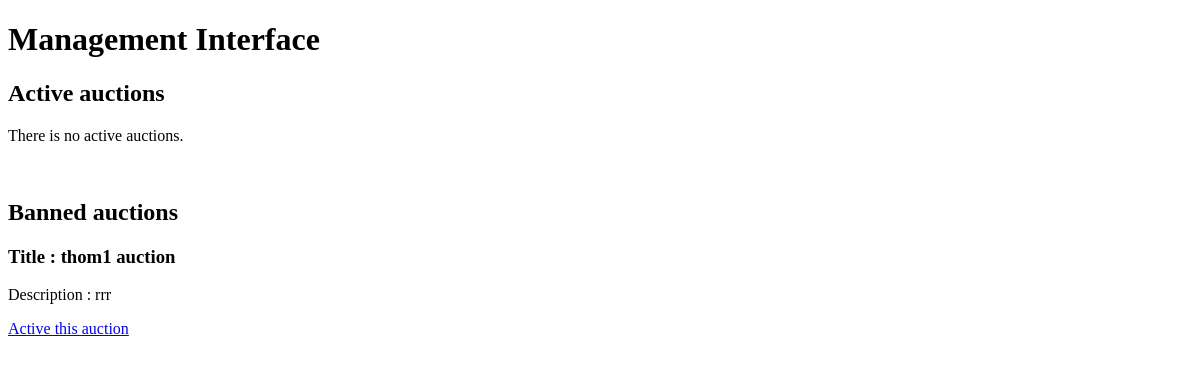
Page /yaasapp/manage_auctions (signed in) on the earlier database version.
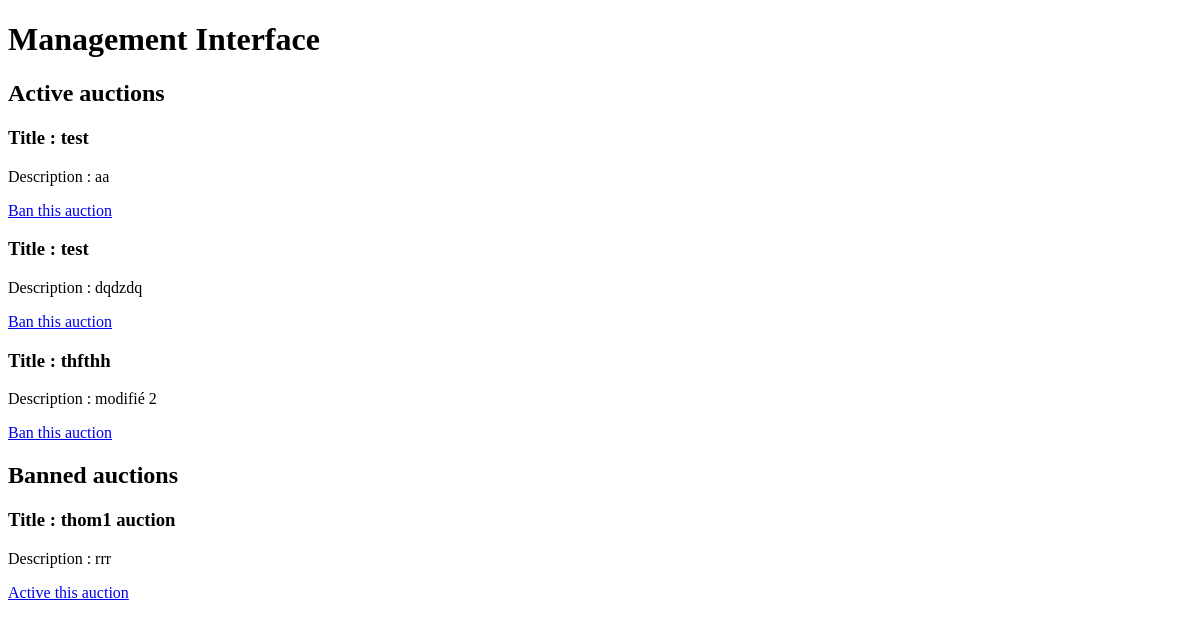
Same page on the later database version.
### yaasapp/models.py (models this page shows, shortened)
class Auction(models.Model):
    STATE = (
        ('ACTIVE', 'active'),
        ('BANNED', 'banned'),
        ('DUE', 'due'),
        ('ADJUCATED', 'adjudicated'),
        ('DEFAULT', 'default')
        ,
    )
    seller = models.ForeignKey(User, on_delete=models.CASCADE)
    title = models.CharField(max_length=60, blank=False)
    description = models.TextField(max_length=500, blank=False)
    min_price = models.FloatField(blank=False, default=1)
    state = models.CharField(max_length=1, choices=STATE, default='DEFAULT')
    post_date = models.DateField(default=date.today())
    deadline = models.DateField(default=date.today()+timedelta(days=3))

### yaasapp/views.py (the view, shortened to what this page needs)
# urls.py: path('manage_auctions', views.AuctionManagementView.as_view(),
@method_decorator(login_required, name='dispatch')
@method_decorator(staff_member_required, name='dispatch')
class AuctionManagementView(generic.ListView):
    model = Auction
    template_name = 'yaasapp/manager_interface.html'
    context_object_name = 'active_auctions'
    def get_queryset(self):
        return Auction.objects.filter(
            state='ACTIVE'
        )
    def get_context_data(self, **kwargs):
        context = super(AuctionManagementView, self).get_context_data(**kwargs)
        context['banned_auctions'] = Auction.objects.filter(state='BANNED')
        return context
    @method_decorator(staff_member_required)
    def dispatch(self, *args, **kwargs):
        return super(AuctionManagementView, self).dispatch(*args, **kwargs)

### yaasapp/templates/yaasapp/manager_interface.html (shortened to what this page needs)
<!DOCTYPE html>
<html lang="en">
<head>
</head>
<body>
    <H1>Management Interface</H1>
    <h2>Active auctions</h2>
    {% if active_auctions %}
        {% for auction in active_auctions %}
            {% if auction.state == 'ACTIVE'%}
                <h3>Title : {{ auction.title }}</h3>
                <p>Description : {{ auction.description }}</p>
                <a href="{% url 'yaasapp:ban_auction' auction.id %}">Ban this auction</a>
            {% endif %}
        {% endfor %}
    {% else %}
        <p> There is no active auctions.</p>
    {% endif %}
    <br>
    <h2>Banned auctions</h2>
    {% if banned_auctions %}
        {% for auction in banned_auctions %}
            {% if auction.state == 'BANNED'%}
                <h3>Title : {{ auction.title }}</h3>
                <p>Description : {{ auction.description }}</p>
                <a href="{% url 'yaasapp:active_auction' auction.id %}">Active this auction</a>
            {% endif %}
        {% endfor %}
    {% else %}
        <p> There is no banned auctions.</p>
    {% endif %}
</body>
</html>

Differences in the rows shown:
added Auction: title "test", description "aa", shown under "Active auctions"
added Auction: title "test", description "dqdzdq", shown under "Active auctions"
added Auction: title "thfthh", description "modifié 2", shown under "Active auctions"
Other differences:
text no longer shown: "There is no active auctions."
